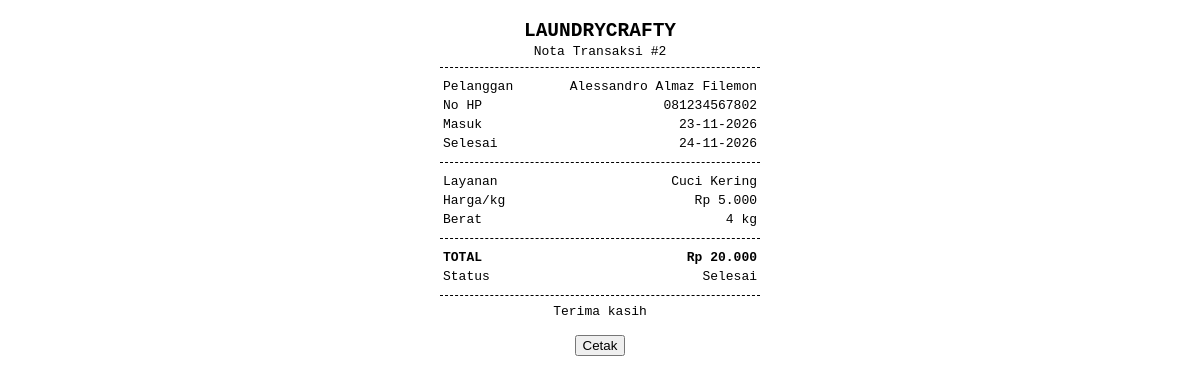
Screenshot of /nota.php?id=2 (signed in) with the database file from the repository.
### tables this page shows
CREATE TABLE transaksi (
    id_transaksi    INT NOT NULL AUTO_INCREMENT,
    id_pelanggan    INT NOT NULL,
    id_layanan      INT NOT NULL,
    tanggal_masuk   DATE NOT NULL,
    tanggal_selesai DATE NOT NULL,
    berat           DECIMAL(6,2) NOT NULL,
    total_harga     INT NOT NULL,
    status          ENUM('Proses','Selesai','Sudah Diambil') NOT NULL DEFAULT 'Proses',
    PRIMARY KEY (id_transaksi),
    CONSTRAINT fk_trx_pelanggan FOREIGN KEY (id_pelanggan) REFERENCES pelanggan(id_pelanggan),
    CONSTRAINT fk_trx_layanan   FOREIGN KEY (id_layanan)   REFERENCES layanan(id_layanan)
);

CREATE TABLE pelanggan (
    id_pelanggan INT NOT NULL AUTO_INCREMENT,
    nama         VARCHAR(64)  NOT NULL,
    alamat       VARCHAR(255) NOT NULL,
    no_hp        VARCHAR(20)  NOT NULL,
    PRIMARY KEY (id_pelanggan)
);

CREATE TABLE layanan (
    id_layanan    INT NOT NULL AUTO_INCREMENT,
    nama_layanan  VARCHAR(64) NOT NULL,
    harga_per_kg  INT NOT NULL,
    PRIMARY KEY (id_layanan)
);

### config.php (called while the page is built, shortened)
<?php
function e($s): string
{
    return htmlspecialchars((string)$s, ENT_QUOTES, 'UTF-8');
}
function rupiah($n): string
{
    return 'Rp ' . number_format((float)$n, 0, ',', '.');
}
function tgl($d): string
{
    return $d ? date('d-m-Y', strtotime($d)) : '-';
}

### nota.php (the view, shortened to what this page needs)
<?php
require 'config.php';
$id = (int)($_GET['id'] ?? 0);
$stmt = $db->prepare('SELECT t.*, p.nama, p.no_hp, l.nama_layanan, l.harga_per_kg
                      FROM transaksi t
                      JOIN pelanggan p ON p.id_pelanggan = t.id_pelanggan
                      JOIN layanan l ON l.id_layanan = t.id_layanan
                      WHERE t.id_transaksi = ?');
$stmt->bind_param('i', $id);
$stmt->execute();
$t = $stmt->get_result()->fetch_assoc();
?>
<!DOCTYPE html>
<html lang="id">
<head>
</head>
<body>
    <h2>LAUNDRYCRAFTY</h2>
    <p>Nota Transaksi #<?= (int)$t['id_transaksi'] ?></p>
    <hr>
    <table>
        <tr><td>Pelanggan</td><td><?= e($t['nama']) ?></td></tr>
        <tr><td>No HP</td><td><?= e($t['no_hp']) ?></td></tr>
        <tr><td>Masuk</td><td><?= tgl($t['tanggal_masuk']) ?></td></tr>
        <tr><td>Selesai</td><td><?= tgl($t['tanggal_selesai']) ?></td></tr>
    </table>
    <hr>
    <table>
        <tr><td>Layanan</td><td><?= e($t['nama_layanan']) ?></td></tr>
        <tr><td>Harga/kg</td><td><?= rupiah($t['harga_per_kg']) ?></td></tr>
        <tr><td>Berat</td><td><?= e(rtrim(rtrim($t['berat'], '0'), '.')) ?> kg</td></tr>
    </table>
    <hr>
    <table>
        <tr><td><strong>TOTAL</strong></td><td><strong><?= rupiah($t['total_harga']) ?></strong></td></tr>
        <tr><td>Status</td><td><?= e($t['status']) ?></td></tr>
    </table>
    <hr>
    <p>Terima kasih</p>
    <div class="no-print"><button onclick="window.print()">Cetak</button></div>
</body>
</html>

### nota.php (style rules this page uses)
body { font-family: monospace; max-width: 320px; margin: 20px auto; font-size: 13px; }
h2, p { text-align: center; margin: 2px 0; }
hr { border: 0; border-top: 1px dashed #000; margin: 8px 0; }
table { width: 100%; }
td:last-child { text-align: right; }
.no-print { text-align: center; margin-top: 16px; }

### rows the page displays
transaksi: id_transaksi "2", id_pelanggan.nama "Alessandro Almaz Filemon", id_pelanggan.no_hp "081234567802", tanggal_masuk "23-11-2026", tanggal_selesai "24-11-2026", id_layanan.nama_layanan "Cuci Kering", id_layanan.harga_per_kg "Rp 5.000", berat "4", total_harga "Rp 20.000", status "Selesai"
